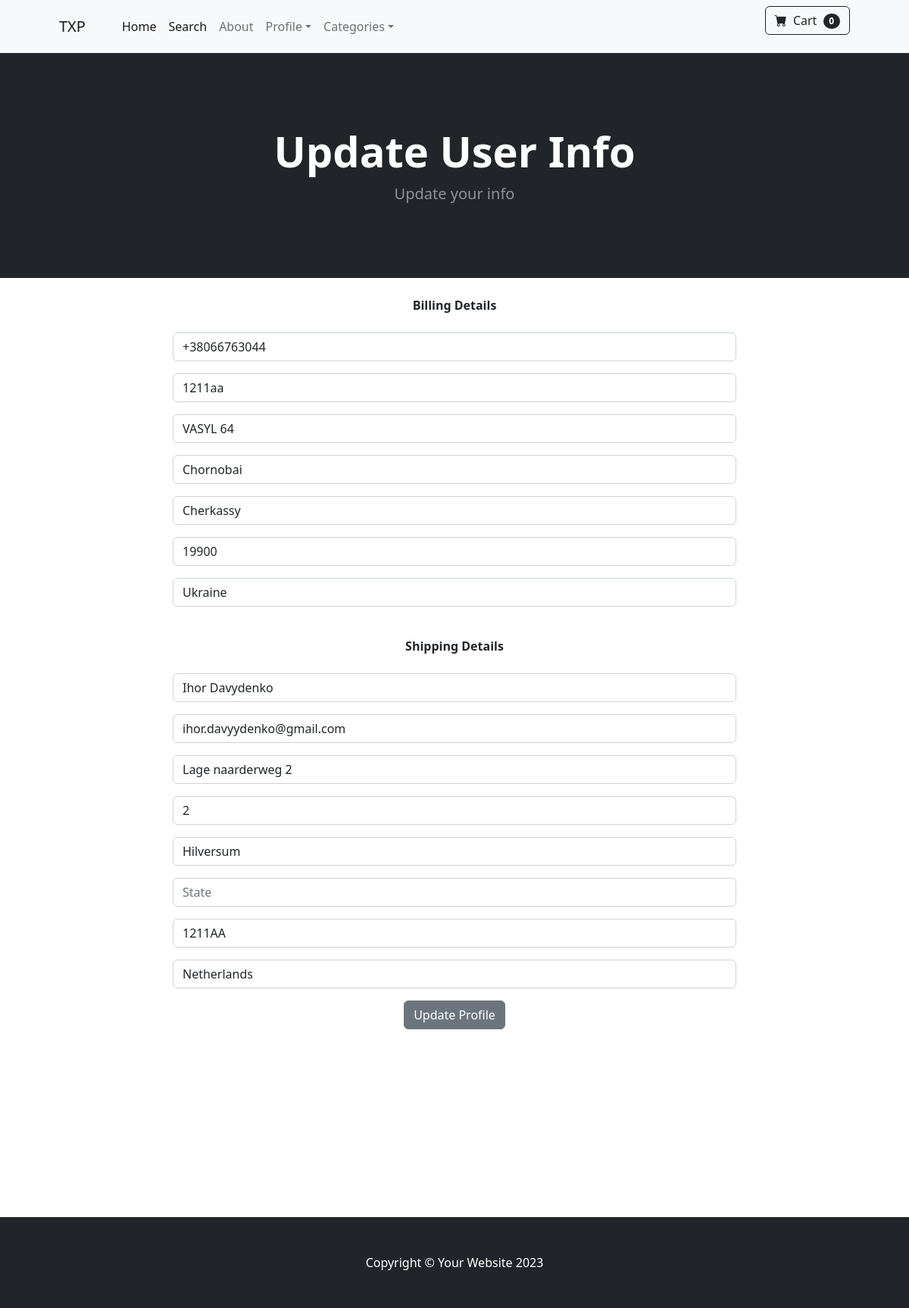
The app's page /update_info/ (signed in), older data.
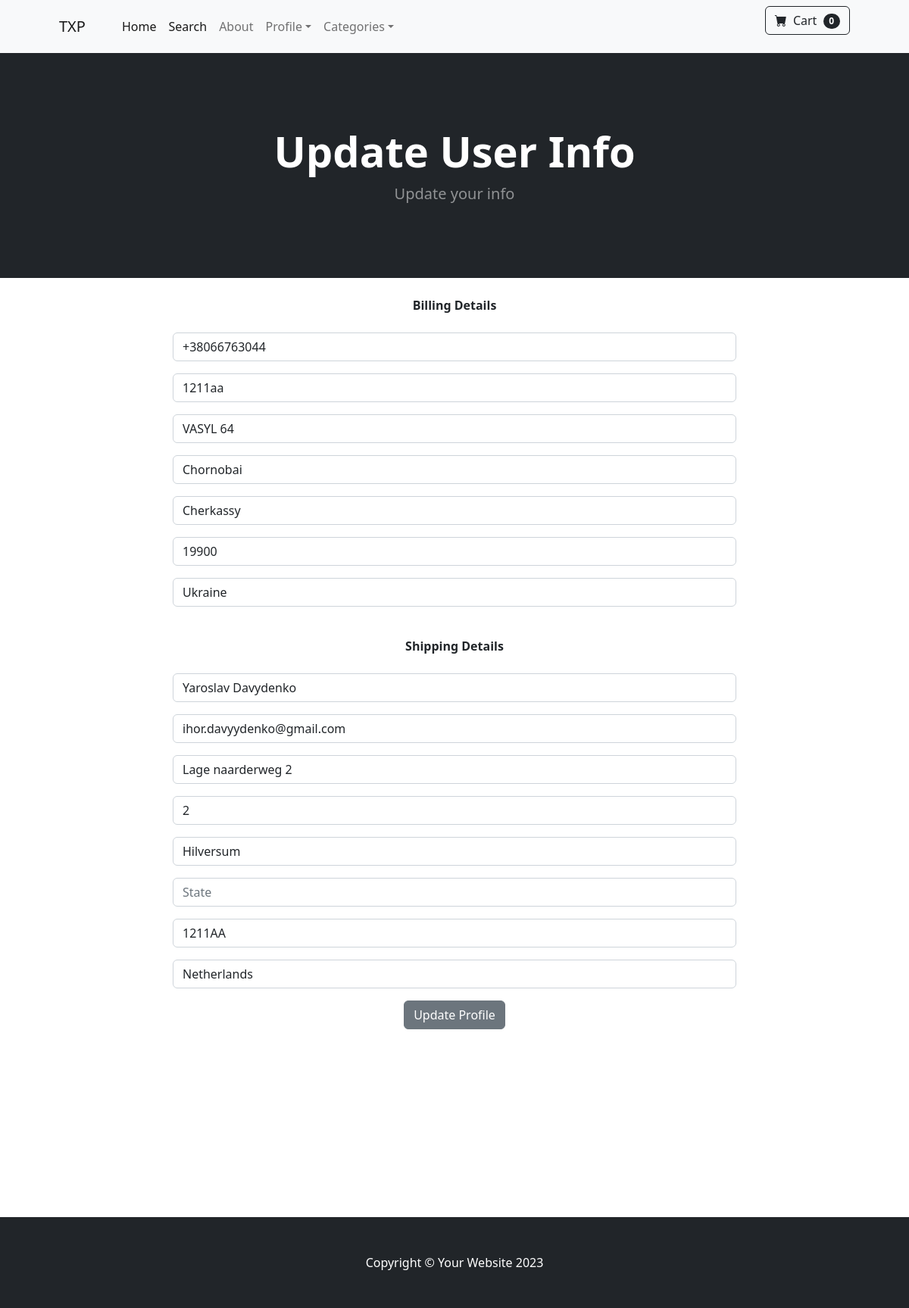
The same page, newer data.
### payment/models.py (models this page shows, shortened)
class ShippingAddress(models.Model):
    user = models.ForeignKey(User, on_delete=models.CASCADE, null=True, blank=True)
    shipping_full_name = models.CharField(max_length=255)
    shipping_email = models.CharField(max_length=255)
    shipping_address1 = models.CharField(max_length=255)
    shipping_address2 = models.CharField(max_length=255, null=True, blank=True)
    shipping_city = models.CharField(max_length=255)
    shipping_state = models.CharField(max_length=255, null=True, blank=True)
    shipping_zipcode = models.CharField(max_length=255)
    shipping_country = models.CharField(max_length=255)
    class Meta:
        verbose_name_plural = 'Shipping Address'

### store/views.py (the view)
# urls.py: path('update_info/', views.update_info, name='update_info'),
def update_info(request):
    if request.user.is_authenticated:
        profile_needed = Profile.objects.get(user__id=request.user.id)
        s_user = ShippingAddress.objects.get(user__id=request.user.id)
        form = UserInfoForm(request.POST or None, instance=profile_needed)
        s_form = ShippingForm(request.POST or None, instance=s_user)
        if form.is_valid() or s_form.is_valid():
            form.save()
            s_form.save()
            messages.success(request, 'Info has been updated')
            return redirect('home')
        return render(request, 'update_info.html', {'form': form, 's_form': s_form})
    else:
        messages.success(request, 'YOu must be logged in to access that page')
        return redirect('home')

### store/forms.py
class UserInfoForm(forms.ModelForm):
    phone_number = forms.CharField(label='', widget=forms.TextInput(attrs={'class': 'form-control', 'placeholder': 'Phone'}), required=False)
    address_1 = forms.CharField(label='', widget=forms.TextInput(attrs={'class': 'form-control', 'placeholder': 'Address_1'}), required=False)
    address_2 = forms.CharField(label='', widget=forms.TextInput(attrs={'class': 'form-control', 'placeholder': 'Address_2'}), required=False)
    city = forms.CharField(label='', widget=forms.TextInput(attrs={'class': 'form-control', 'placeholder': 'City'}), required=False)
    state = forms.CharField(label='', widget=forms.TextInput(attrs={'class': 'form-control', 'placeholder': 'state'}), required=False)
    zip_code = forms.CharField(label='', widget=forms.TextInput(attrs={'class': 'form-control', 'placeholder': 'zip code'}), required=False)
    country = forms.CharField(label='', widget=forms.TextInput(attrs={'class': 'form-control', 'placeholder': 'country'}), required=False)
    class Meta:
        model = Profile
        fields = ('phone_number', 'address_1', 'address_2', 'city', 'state', 'zip_code', 'country')

### store/templates/update_info.html (shortened to what this page needs)
{% extends 'base.html' %}
{% block content %}
<header class="bg-dark py-5">
    <div class="container px-4 px-lg-5 my-5">
        <div class="text-center text-white">
            <h1 class="display-4 fw-bolder">Update User Info</h1>
            <p class="lead fw-normal text-white-50 mb-0">Update your info</p>
        </div>
    </div>
</header>
<div class="container">
    <div class="row">
        <center>
            <div class="col-8">
                <br/>
                <strong>Billing Details</strong>
                <br/><br/>
                <form method="POST" action="{% url 'update_info' %}">
                    {{ form.as_p }}
                    <br/>
                    <strong>Shipping Details</strong>
                    <br/><br/>
                    {{ s_form.as_p }}
                    <button type="submit" class="btn btn-secondary">Update Profile</button>
                </form>
                <div class="mb-3">
                    <br/>
                    <br/><br/>
                    <br/><br/>
                    <br/><br/>
                    <br/><br/>
                </div>
        </center>
    </div>
</div>
{% endblock %}

Row changes from the older to the newer data that the page shows:
changed ShippingAddress "ihor.davyydenko@gmail.com": shipping_full_name "Ihor Davydenko" → "Yaroslav Davydenko"
